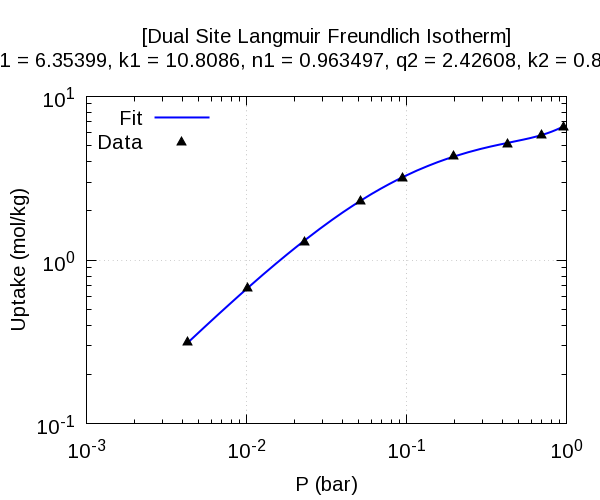

Source code (gnuplot):
set title"[Dual Site Langmuir Freundlich Isotherm]\n[Parameters] q1 = 6.35399, k1 = 10.8086, n1 = 0.963497, q2 = 2.42608, k2 = 0.897264, n2 = 4.69577"
set term pngcairo size 600,500 font 'Arial,15'
set output "ni_co2.dat.png"
set xtics format '10^{%L}'
set ytics format '10^{%L}'
set xlabel 'P (bar)'
set ylabel 'Uptake (mol/kg)'
set style line 1 lc rgb 'blue'  lw 2
set style line 2 lc rgb 'black' ps 1.5 pt 9
set grid
set key left
set logscale xy
plot '-' w l ls 1 title 'Fit', '-' w p ls 2 title 'Data'
         0.0043       0.313996
        0.00546       0.390252
        0.00662       0.464034
        0.00778       0.535557
        0.00894       0.604988
         0.0101       0.672464
         0.0101       0.672464
        0.01266       0.815013
        0.01522       0.949604
        0.01778        1.07704
        0.02034        1.19798
         0.0229        1.31298
        0.02858        1.54926
        0.03426        1.76288
        0.03994        1.95719
        0.04562        2.13482
         0.0513        2.29794
         0.0513        2.29794
        0.06004        2.52461
        0.06878        2.72627
        0.07752        2.90695
        0.08626        3.06984
          0.095        3.21752
          0.095        3.21752
        0.11548        3.51506
        0.13596        3.75963
        0.15644        3.96442
        0.17692        4.13858
         0.1974        4.28864
        0.24324        4.55994
        0.28908         4.7687
        0.33492        4.93594
        0.38076        5.07502
         0.4266        5.19512
        0.48108        5.32239
        0.53556        5.44098
        0.59004        5.55768
        0.64452        5.67786
          0.699        5.80554
          0.699        5.80554
         0.7507        5.93602
         0.8024        6.07648
         0.8541        6.22647
         0.9058        6.38424
         0.9575        6.54706
e
         0.0043          0.317
         0.0101          0.678
         0.0229          1.296
         0.0513          2.307
          0.095          3.211
         0.1974          4.327
         0.4266          5.156
          0.699          5.819
         0.9575          6.543
